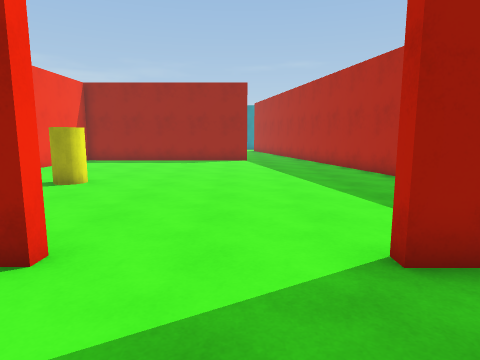
view 1 (above)

24 first-person views from a walk through a scene from a Unity 3-D project. The camera is 1.5 m above the floor, tilts 8° down and sees 75° across. The floor is counted in squares, 1 m on a side. Each view is taken from the middle of a square. On the plan, view 1 faces up. The plan holds only what a view shows up to about 15 squares ahead; the rest is blank. The place goes on beyond the plan. The player character is not drawn.

view 2
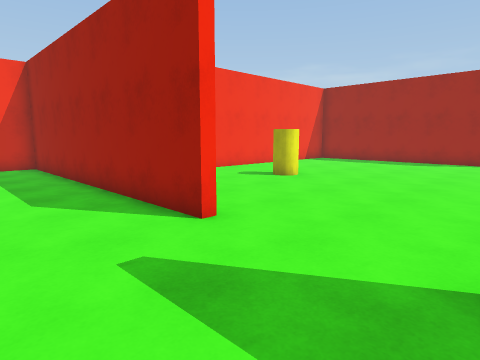

view 3
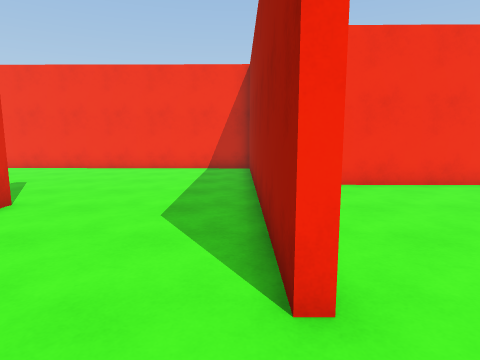

view 4
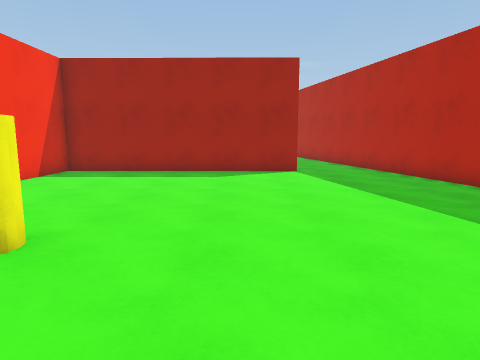

view 5
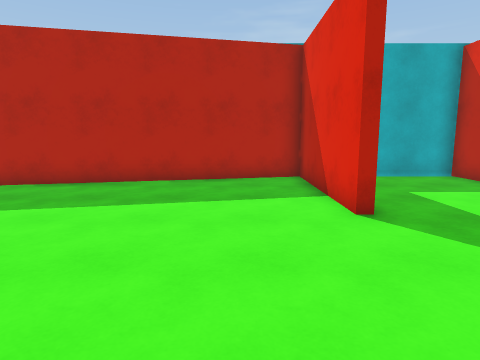

view 6
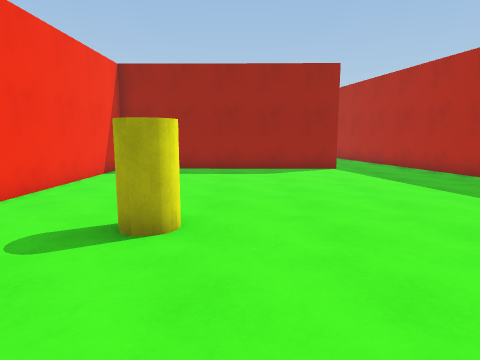

view 7
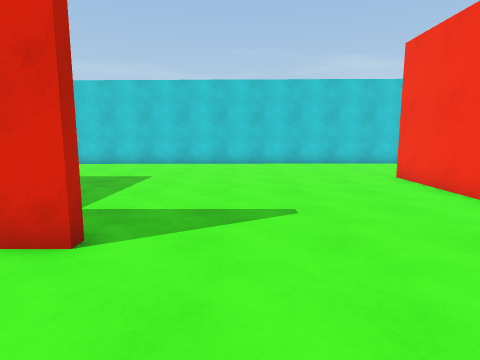

view 8
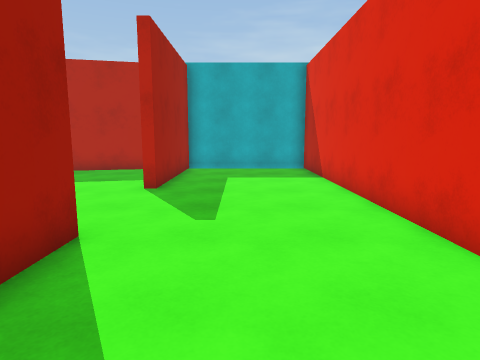

view 9
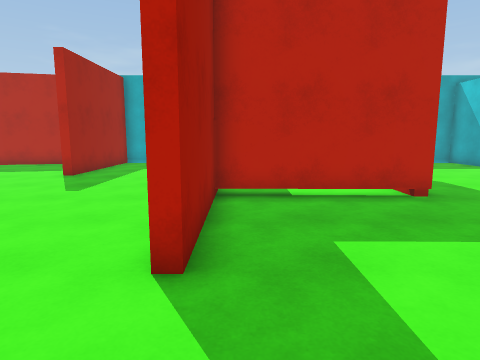

view 10
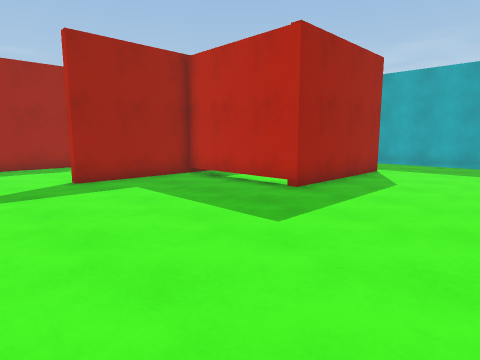

view 11
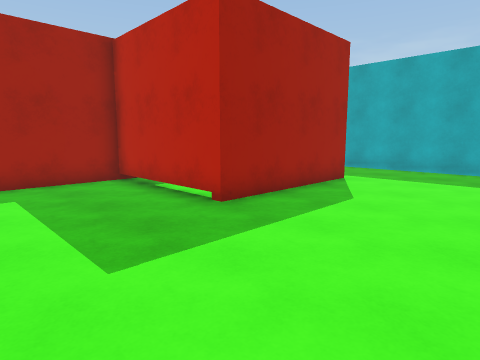

view 12
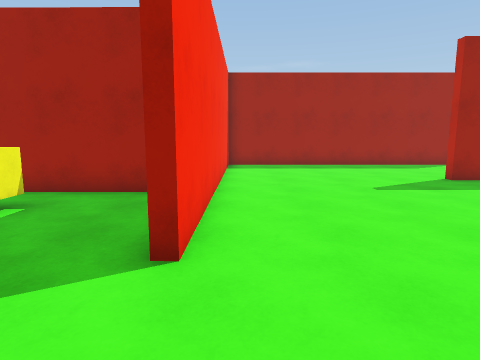

view 13
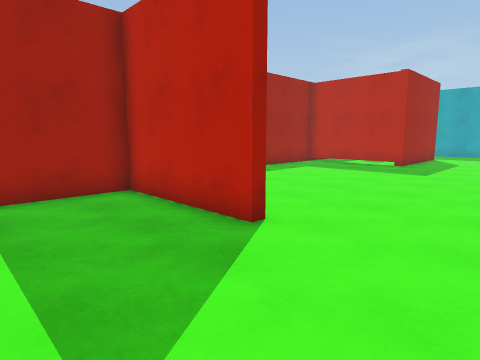

view 14
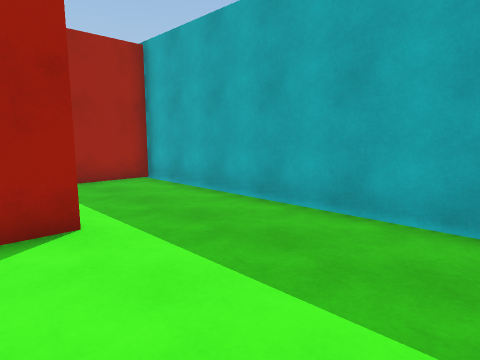

view 15
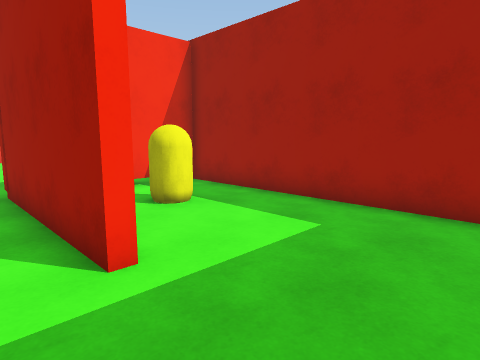

view 16
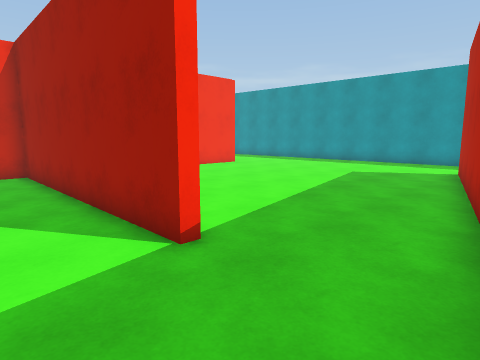

view 17
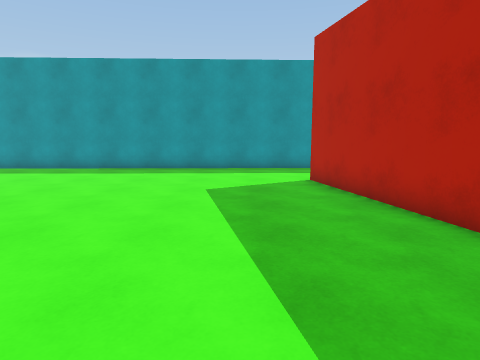

view 18
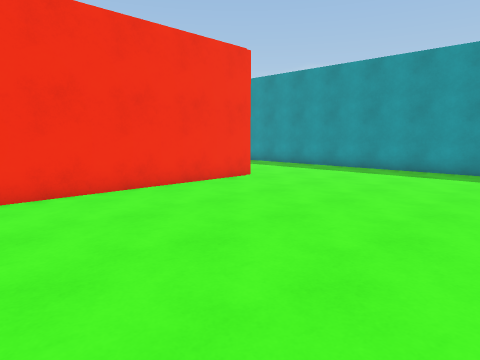

view 19
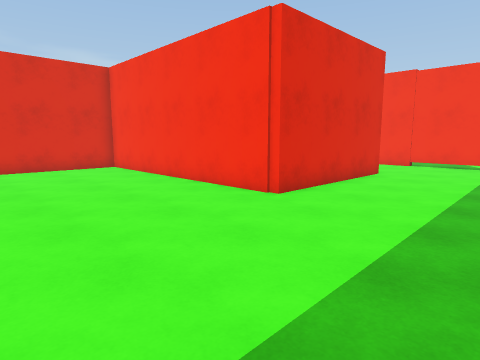

view 20
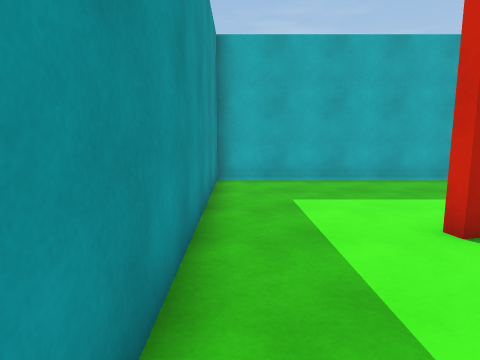

view 21
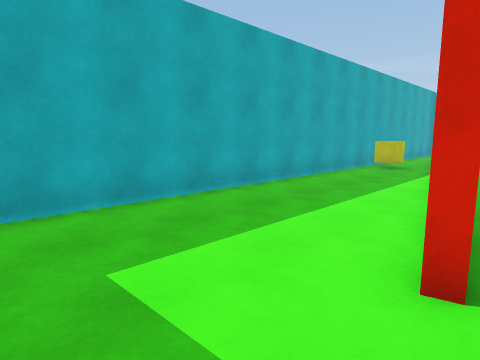

view 22
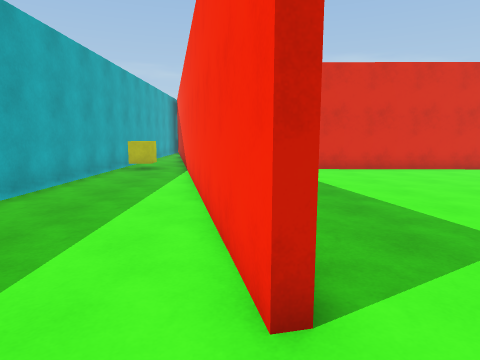

view 23
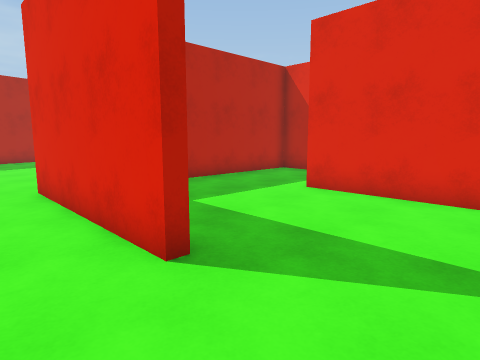

view 24
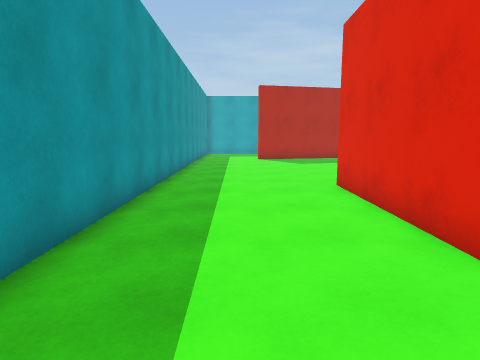

### Floor plan
Key: @ floor where view 1 was taken; # wall or solid block; . floor; C yellow cylinder; T thing the floor can be seen under or through; Y yellow cube; E yellow capsule.
Columns run from 19 left of view 1 to 8 right of it. Each row starts with its distance up from view 1.
 36    #########################
 35   .........................#
 34   .........................#
 33 ...........................#
 32 ...........................#
 31 .....................#.....#
 30 ....######...........#.....#
 29 ......   #...........#.....#
 28 .......  #...........#.....#
 27  ....... #...........##....#
 26  ........#............#....#
 25  ........#............#....#
 24  #####...#............#....#
 23       ...#............#....#
 22        ..#............##...#
 21        ..#.............#...#
 20         ###########....#.YY#
 19          #........##...#.YY#
 18          #.............##
 17          #..............#
 16          #..............#
 15          #..............#
 14          #..............##
 13          #.............. #
 12          #...............#
 11          #...............#
 10          #...CC..........#
  9          #...............##
  8          #................#
  7          #................#
  6          #................##
  5          #  ...............#
  4     #############....#######
  3     #......................#
  2     #......................#
  1     #......................#
  0     #..............@.......#
 -1     #......................#
 -2     #........###############
 -3     #............#.........#
 -4     #............T.........#
 -5 #####............T.EE......#
 -6 ....#............T.........#
 -7 Y...#............#.  ......#
 -8  ...#............######....#
 -9 ....#......................#
-10 ...........................#
-11 ...........................#
-12  ..........................#
-13 . ................   .....

Positions as (right, up) in squares from view 1, and headings:
1: (0, 0), facing up
2: (2, 0), facing up-left
3: (0, 3), facing left
4: (-2, 6), facing up
5: (-4, 6), facing right
6: (-4, 5), facing up
7: (-9, 2), facing down
8: (-7, 1), facing right
9: (-10, -3), facing right
10: (-10, -13), facing up-right
11: (-7, -13), facing up-right
12: (-14, -13), facing up
13: (-19, -13), facing up-right
14: (2, -13), facing up-right
15: (7, -9), facing up-left
16: (4, 17), facing up-left
17: (-1, 21), facing up
18: (-1, 21), facing up-left
19: (-3, 35), facing down-left
20: (-3, 35), facing right
21: (1, 35), facing down-right
22: (2, 34), facing down
23: (-19, 32), facing down-right
24: (-19, 33), facing right
